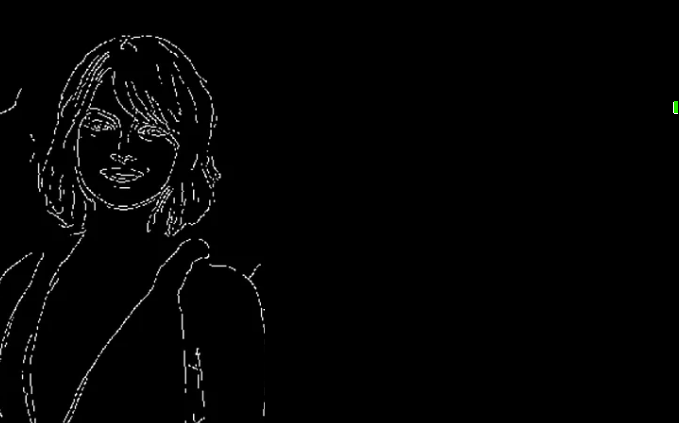
#> input picture 00_Sample_video/input/Edge.png, 679 x 423 px, found by its file name
$ python 10_histogram_test.py
#> lines starting #> are read from the running program, lines starting #| are printed output that depends on the picture
# -*- coding: utf-8 -*-
# =================================================================
# 라이브러리 import
# =================================================================
import cv2
import numpy as np
import os
import logging
import matplotlib
import matplotlib.pyplot as plt

# 정밀한 레이아웃을 위한 도구 import
from mpl_toolkits.axes_grid1 import make_axes_locatable

# =================================================================
# 로깅 설정
# =================================================================
logging.basicConfig(
    level=logging.INFO, format="%(asctime)s - %(levelname)s - %(message)s"
)

# =================================================================
# 초기값 및 경로 설정
# =================================================================
logging.info("스크립트 실행 시작. 경로 설정 단계.")
try:
    script_dir = os.path.dirname(os.path.abspath(__file__))
except NameError:
    script_dir = os.getcwd()
logging.info(f"스크립트 디렉토리: {script_dir}")
Videos_dir = os.path.abspath(os.path.join(script_dir, "../00_Sample_Video"))
image_path = os.path.join(Videos_dir, "input", "edge.png")
logging.info(f"기본 이미지 경로 설정: {image_path}")
if not os.path.exists(image_path):
    logging.warning(f"지정된 경로에 파일이 없음. '{image_path}'")
    image_path = "edge.png"
    logging.info(f"대체 이미지 경로 설정: {image_path}")

# =================================================================
# 이미지 로드 및 히스토그램 계산
# =================================================================
logging.info("이미지 로드 시도...")
image = cv2.imread(image_path )
#> image is the input picture: shape (423, 679, 3); mean B, G, R 3.7, 3.7, 3.7
if image is None:
    logging.error(f"이미지 파일을 로드할 수 없음: {image_path}")
else:
    logging.info(f"이미지 로드 성공. 이미지 크기(세로, 가로): {image.shape}")
    h, w = image.shape[:2]
#> h = 423; w = 679

    logging.info("투영 히스토그램 계산 시작...")
    hist_horizontal = np.sum(image, axis=1)
#> hist_horizontal = 423 rows, first 8: [0, 0, 0], [0, 0, 0], [0, 0, 0], [0, 0, 0], [0, 0, 0], [0, 0, 0], [0, 0, 0], [0, 0, 0]
    hist_vertical = np.sum(image, axis=0)
#> hist_vertical = 679 rows, first 8: [3541, 3541, 3541], [3105, 3105, 3105], [1916, 1916, 1916], [1585, 1585, 1585], [1977, 1977, 1977], [2561, 2561, 2561], [1936, 1936, 1936], [1975, 1975, 1975]
    logging.info("투영 히스토그램 계산 완료.")

    # =================================================================
    # Matplotlib로 시각화 객체 생성
    # =================================================================
    logging.info("Matplotlib 시각화 준비 시작...")
    fig, ax_image = plt.subplots(figsize=(8, 8))
    divider = make_axes_locatable(ax_image)
    ax_hist_v = divider.append_axes("top", size="20%", pad=0.1)
    ax_hist_h = divider.append_axes("right", size="20%", pad=0.1)

    # --- 1. 메인 이미지 그리기 ---
    ax_image.imshow(image, cmap="gray")
    ax_image.set_title("Original Image")
    ax_image.axis("off")  # 메인 이미지는 테두리 없이 유지

    # --- 2. 수직 히스토그램 그리기 ---
    ax_hist_v.plot(hist_vertical)
    ax_hist_v.set_title("Vertical Projection")
    # [핵심 수정] axis('off') 대신, 숫자 라벨만 제거해서 테두리만 남김
    ax_hist_v.set_xticks([])
    ax_hist_v.set_yticks([])

    # --- 3. 수평 히스토그램 그리기 ---
    ax_hist_h.plot(hist_horizontal, np.arange(h))
    ax_hist_h.set_title("Horizontal Projection")
    # [핵심 수정] axis('off') 대신, 숫자 라벨만 제거해서 테두리만 남김
    ax_hist_h.set_xticks([])
    ax_hist_h.set_yticks([])

    logging.info("시각화 준비 완료.")

    # =================================================================
    # Matplotlib Figure를 OpenCV 이미지(Numpy Array)로 변환
    # =================================================================
    logging.info("Matplotlib 그림을 OpenCV 이미지로 변환 중...")
    fig.canvas.draw()
    rgba_buf = fig.canvas.buffer_rgba()
    plot_img_np = np.asarray(rgba_buf)
    plot_img_bgr = cv2.cvtColor(plot_img_np, cv2.COLOR_RGBA2BGR)
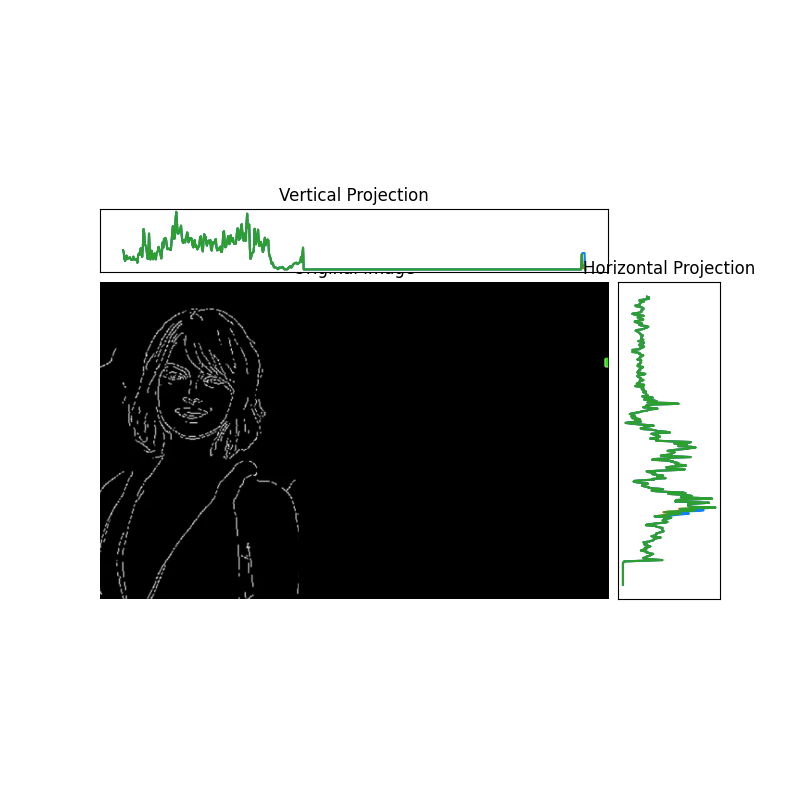
#> plot_img_bgr: shape (800, 800, 3); mean R, G, B 188.2, 189.3, 188.4
    plt.close(fig)
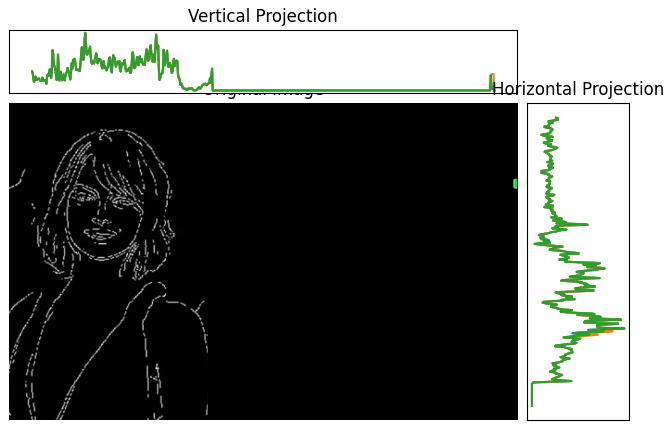
#> figure drawn by matplotlib, 3 panels
    logging.info("이미지 변환 완료.")

    # =================================================================
    # OpenCV로 시각화 창을 띄우고 사용자가 닫을 때까지 유지
    # =================================================================
    logging.info(
        "OpenCV 창을 화면에 표시합니다. 창을 닫거나 'q'를 누를 때까지 대기합니다..."
    )
    cv2.imshow("Histogram Visualization", plot_img_bgr)
    while True:
        key = cv2.waitKey(1) & 0xFF
#> (key q is pressed here)
        if (
            key == ord("q")
            or cv2.getWindowProperty("Histogram Visualization", cv2.WND_PROP_VISIBLE)
            < 1
        ):
            break
    cv2.destroyAllWindows()
    logging.info("OpenCV 창이 닫혔습니다.")

logging.info("스크립트 실행 종료.")
